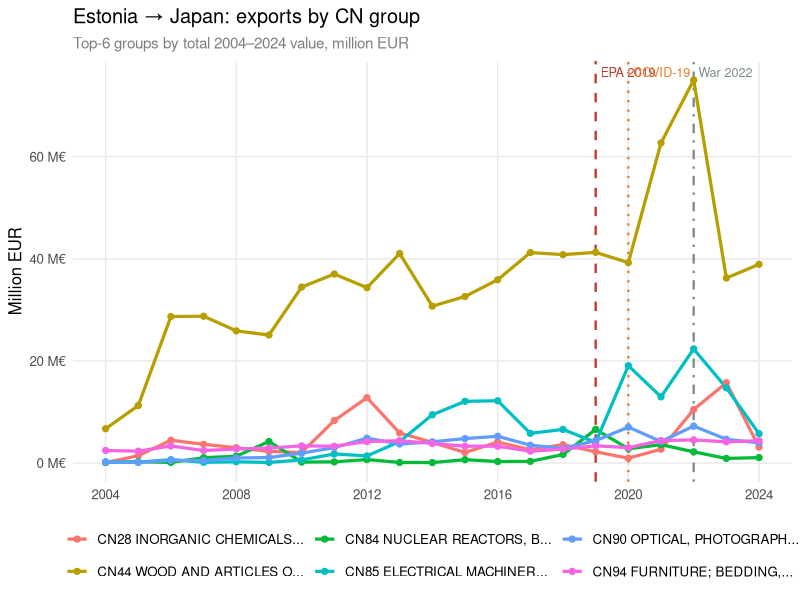
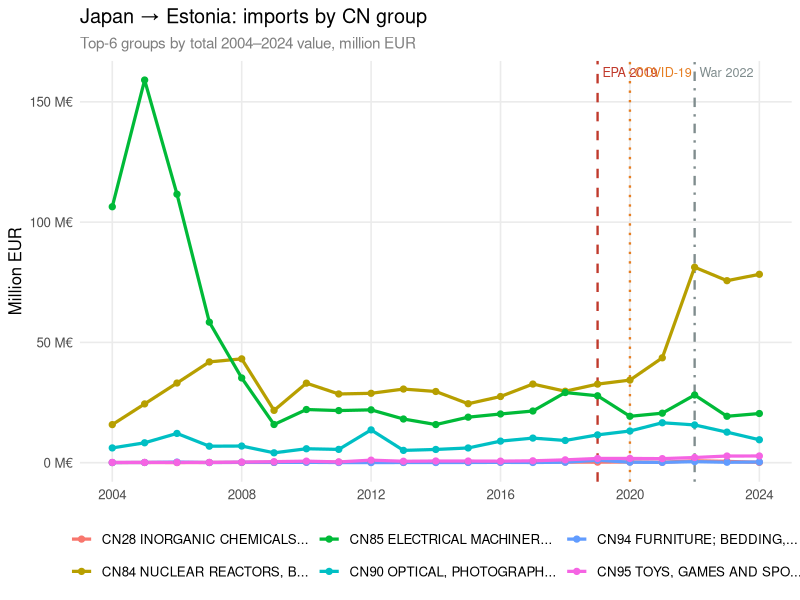
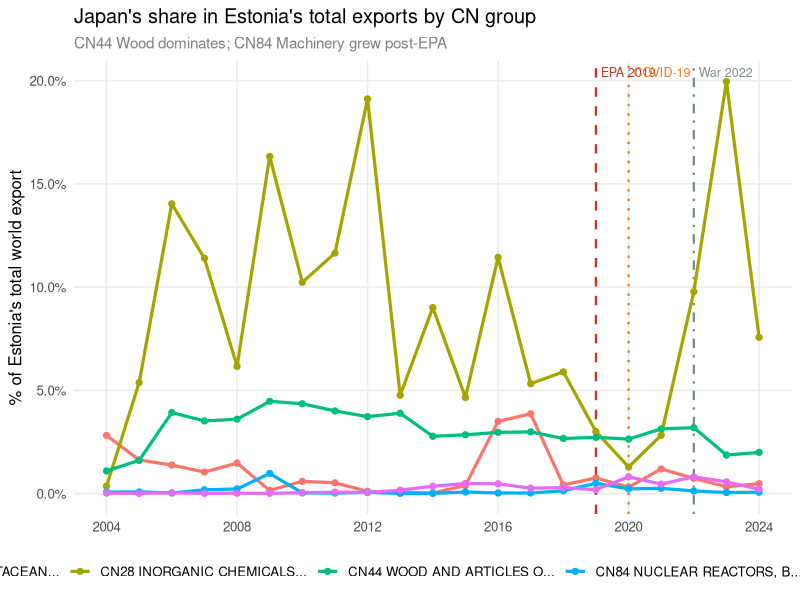
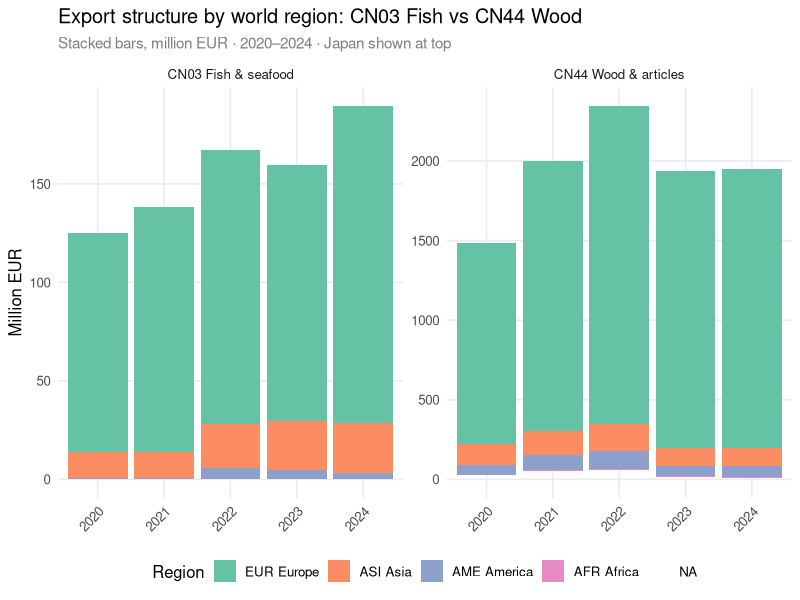

These figures' R source, in order:
# PURPOSE : Estonia ↔ Japan trade by CN commodity groups
#           Five plots + JSON export for HTML dashboard
#
# SOURCES : clean_data/VKK30_JP.xlsx
#           clean_data/VKK30_PARTS_OF_WORLD.xlsx
#           clean_data/VKK30_TOTAL.xlsx
#
# OUTPUT  : data/commodities.json

library(readxl)
library(tidyverse)
library(scales)
library(ggrepel)
library(jsonlite)

# SHARED EVENT MARKERS

event_lines <- list(
  geom_vline(xintercept = 2019, linetype = "dashed",  colour = "#c0392b", linewidth = 0.8),
  geom_vline(xintercept = 2020, linetype = "dotted",  colour = "#e67e22", linewidth = 0.8),
  geom_vline(xintercept = 2022, linetype = "dotdash", colour = "#7f8c8d", linewidth = 0.8),
  annotate("text", x = 2019.15, y = Inf, label = "EPA 2019",  hjust = 0, vjust = 1.6, colour = "#c0392b", size = 3.2),
  annotate("text", x = 2020.15, y = Inf, label = "COVID-19",  hjust = 0, vjust = 1.6, colour = "#e67e22", size = 3.2),
  annotate("text", x = 2022.15, y = Inf, label = "War 2022",  hjust = 0, vjust = 1.6, colour = "#7f8c8d", size = 3.2)
)

theme_trade <- theme_minimal(base_size = 12) +
  theme(
    legend.position  = "bottom",
    panel.grid.minor = element_blank(),
    plot.subtitle    = element_text(color = "grey50", size = 11)
  )

clean_value <- function(x) suppressWarnings(as.numeric(ifelse(x == "..", NA, x)))

# LOAD DATA

raw_jp <- read_excel("clean_data/VKK30_JP.xlsx", skip = 2, col_names = FALSE)
years_jp <- as.character(2004:2025)
colnames(raw_jp) <- c("flow", "commodity", "country", years_jp)

jp_long <- raw_jp %>%
  fill(flow, .direction = "down") %>%
  filter(!is.na(commodity)) %>%
  select(-country) %>%
  pivot_longer(cols = all_of(years_jp), names_to = "year", values_to = "value") %>%
  mutate(
    year    = as.integer(year),
    value   = clean_value(value),
    cn_code = str_extract(commodity, "^CN\\d+"),
    cn_name = str_trim(str_replace(commodity, "^CN\\d+\\s*", "")),
    flow    = recode(flow,
                     "Exports"                      = "Export",
                     "Imports by country of origin" = "Import")
  ) %>%
  filter(flow %in% c("Export", "Import"), year <= 2024)

raw_pow <- read_excel("clean_data/VKK30_PARTS_OF_WORLD.xlsx", skip = 2, col_names = FALSE)
years_pow <- as.character(2020:2025)
colnames(raw_pow) <- c("flow", "commodity", "region", years_pow)

pow_long <- raw_pow %>%
  fill(flow, commodity, .direction = "down") %>%
  filter(!is.na(region)) %>%
  pivot_longer(cols = all_of(years_pow), names_to = "year", values_to = "value") %>%
  mutate(
    year    = as.integer(year),
    value   = clean_value(value),
    cn_code = str_extract(commodity, "^CN\\d+"),
    cn_name = str_trim(str_replace(commodity, "^CN\\d+\\s*", "")),
    flow    = recode(flow,
                     "Exports"                      = "Export",
                     "Imports by country of origin" = "Import")
  ) %>%
  filter(year <= 2024)

raw_total <- read_excel("clean_data/VKK30_TOTAL.xlsx", skip = 2, col_names = FALSE)
years_tot <- as.character(2004:2025)
colnames(raw_total) <- c("flow", "commodity", years_tot)

total_long <- raw_total %>%
  fill(flow, .direction = "down") %>%
  filter(!is.na(commodity)) %>%
  pivot_longer(cols = all_of(years_tot), names_to = "year", values_to = "value") %>%
  mutate(
    year    = as.integer(year),
    value   = clean_value(value),
    cn_code = str_extract(commodity, "^CN\\d+"),
    cn_name = str_trim(str_replace(commodity, "^CN\\d+\\s*", "")),
    flow    = recode(flow,
                     "Exports"                      = "Export",
                     "Imports by country of origin" = "Import")
  ) %>%
  filter(year <= 2024)

# SELECTED CN GROUPS

selected_cn <- c("CN03","CN04","CN08","CN27","CN28","CN44",
                 "CN84","CN85","CN90","CN94","CN95")

jp_sel    <- jp_long    %>% filter(cn_code %in% selected_cn)
pow_sel   <- pow_long   %>% filter(cn_code %in% selected_cn)
total_sel <- total_long %>% filter(cn_code %in% selected_cn)

# ANALYTICAL DATASETS

jp_share <- jp_long %>%
  filter(cn_code %in% selected_cn, !is.na(value)) %>%
  rename(value_jp = value) %>%
  left_join(
    total_long %>% select(cn_code, flow, year, value_world = value),
    by = c("cn_code", "flow", "year")
  ) %>%
  mutate(jp_share_pct = 100 * value_jp / value_world)

epa_index <- jp_long %>%
  filter(cn_code %in% selected_cn, !is.na(value)) %>%
  group_by(cn_code, flow) %>%
  mutate(
    base_2018     = mean(value[year == 2018], na.rm = TRUE),
    index_vs_2018 = 100 * value / base_2018
  ) %>%
  ungroup()

# PLOTS

top6_exp <- jp_long %>%
  filter(cn_code %in% selected_cn, flow == "Export", !is.na(value)) %>%
  group_by(cn_code, cn_name) %>%
  summarise(total = sum(value, na.rm = TRUE), .groups = "drop") %>%
  slice_max(total, n = 6) %>%
  mutate(cn_label = paste0(cn_code, " ", str_trunc(cn_name, 22)))

p1 <- jp_long %>%
  filter(cn_code %in% top6_exp$cn_code, flow == "Export") %>%
  left_join(top6_exp %>% select(cn_code, cn_label), by = "cn_code") %>%
  ggplot(aes(x = year, y = value / 1e6, colour = cn_label)) +
  event_lines +
  geom_line(linewidth = 1.1, na.rm = TRUE) +
  geom_point(size = 1.8, na.rm = TRUE) +
  scale_x_continuous(breaks = seq(2004, 2024, 4)) +
  scale_y_continuous(labels = label_comma(suffix = " M€")) +
  labs(title = "Estonia → Japan: exports by CN group",
       subtitle = "Top-6 groups by total 2004–2024 value, million EUR",
       x = NULL, y = "Million EUR", colour = NULL) +
  theme_trade
print(p1)

top6_imp <- jp_long %>%
  filter(cn_code %in% selected_cn, flow == "Import", !is.na(value)) %>%
  group_by(cn_code, cn_name) %>%
  summarise(total = sum(value, na.rm = TRUE), .groups = "drop") %>%
  slice_max(total, n = 6) %>%
  mutate(cn_label = paste0(cn_code, " ", str_trunc(cn_name, 22)))

p2 <- jp_long %>%
  filter(cn_code %in% top6_imp$cn_code, flow == "Import") %>%
  left_join(top6_imp %>% select(cn_code, cn_label), by = "cn_code") %>%
  ggplot(aes(x = year, y = value / 1e6, colour = cn_label)) +
  event_lines +
  geom_line(linewidth = 1.1, na.rm = TRUE) +
  geom_point(size = 1.8, na.rm = TRUE) +
  scale_x_continuous(breaks = seq(2004, 2024, 4)) +
  scale_y_continuous(labels = label_comma(suffix = " M€")) +
  labs(title = "Japan → Estonia: imports by CN group",
       subtitle = "Top-6 groups by total 2004–2024 value, million EUR",
       x = NULL, y = "Million EUR", colour = NULL) +
  theme_trade
print(p2)

p3 <- jp_share %>%
  filter(flow == "Export", cn_code %in% c("CN03","CN44","CN84","CN85","CN28")) %>%
  mutate(cn_label = paste0(cn_code, " ", str_trunc(cn_name, 22))) %>%
  ggplot(aes(x = year, y = jp_share_pct, colour = cn_label)) +
  event_lines +
  geom_line(linewidth = 1.1, na.rm = TRUE) +
  geom_point(size = 1.8, na.rm = TRUE) +
  scale_x_continuous(breaks = seq(2004, 2024, 4)) +
  scale_y_continuous(labels = label_percent(scale = 1, accuracy = 0.1)) +
  labs(title = "Japan's share in Estonia's total exports by CN group",
       subtitle = "CN44 Wood dominates; CN84 Machinery grew post-EPA",
       x = NULL, y = "% of Estonia's total world export", colour = NULL) +
  theme_trade
print(p3)

p4 <- pow_sel %>%
  filter(flow == "Export", cn_code %in% c("CN03","CN44"), !is.na(value)) %>%
  mutate(
    cn_label = recode(cn_code,
                      "CN03" = "CN03 Fish & seafood",
                      "CN44" = "CN44 Wood & articles"),
    region = factor(region,
                    levels = c("EUR Europe","ASI Asia","AME America","AFR Africa","JP Japan"))
  ) %>%
  ggplot(aes(x = factor(year), y = value / 1e6, fill = region)) +
  geom_col(position = "stack") +
  facet_wrap(~cn_label, scales = "free_y") +
  scale_fill_brewer(palette = "Set2", name = "Region") +
  labs(title = "Export structure by world region: CN03 Fish vs CN44 Wood",
       subtitle = "Stacked bars, million EUR · 2020–2024 · Japan shown at top",
       x = NULL, y = "Million EUR") +
  theme_trade +
  theme(axis.text.x = element_text(angle = 45, hjust = 1))
print(p4)

# JSON EXPORT
# Output: data/commodities.json


dir.create("data", showWarnings = FALSE)

# Pre/post EPA averages per CN group
epa_summary <- jp_long %>%
  filter(cn_code %in% selected_cn, flow == "Export", !is.na(value)) %>%
  mutate(period = case_when(
    year >= 2014 & year <= 2018 ~ "pre",
    year >= 2019 & year <= 2023 ~ "post",
    TRUE ~ NA_character_
  )) %>%
  filter(!is.na(period)) %>%
  group_by(cn_code, cn_name, period) %>%
  summarise(avg_mln = round(mean(value, na.rm = TRUE) / 1e6, 2), .groups = "drop") %>%
  pivot_wider(names_from = period, values_from = avg_mln) %>%
  mutate(
    pct_change = round((post - pre) / pre * 100, 0),
    direction  = if_else(post >= pre, "up", "down")
  )

commodities_json <- list(
  
  # Time series exports to Japan by CN group (M€)
  exports_timeseries = jp_long %>%
    filter(cn_code %in% selected_cn, flow == "Export",
           year >= 2010, year <= 2024) %>%
    transmute(
      year    = year,
      cn_code = cn_code,
      cn_name = cn_name,
      value   = round(value / 1e6, 3)
    ),
  
  # Time series imports from Japan by CN group (M€)
  imports_timeseries = jp_long %>%
    filter(cn_code %in% selected_cn, flow == "Import",
           year >= 2010, year <= 2024) %>%
    transmute(
      year    = year,
      cn_code = cn_code,
      cn_name = cn_name,
      value   = round(value / 1e6, 3)
    ),
  
  # Japan's share in Estonia's total exports per CN group (%)
  share = jp_share %>%
    filter(flow == "Export", cn_code %in% c("CN03","CN44","CN84","CN85","CN28"),
           year >= 2010, year <= 2024) %>%
    transmute(
      year          = year,
      cn_code       = cn_code,
      jp_share_pct  = round(jp_share_pct, 2)
    ),
  
  # Pre vs post EPA averages (M€) + % change
  epa_comparison = epa_summary,
  
  # Growth index vs 2018 = 100
  index_vs_2018 = epa_index %>%
    filter(flow == "Export", year >= 2014, year <= 2024) %>%
    transmute(
      year          = year,
      cn_code       = cn_code,
      index_vs_2018 = round(index_vs_2018, 1)
    ),
  
  # Regional breakdown 2020-2024 for CN03 and CN44
  regional = pow_long %>%
    filter(cn_code %in% c("CN03","CN44"), flow == "Export", !is.na(value)) %>%
    transmute(
      year    = year,
      cn_code = cn_code,
      region  = region,
      value   = round(value / 1e6, 3)
    )
)

write_json(commodities_json, "data/commodities.json", pretty = TRUE, auto_unbox = TRUE)
message("✓ data/commodities.json written")
